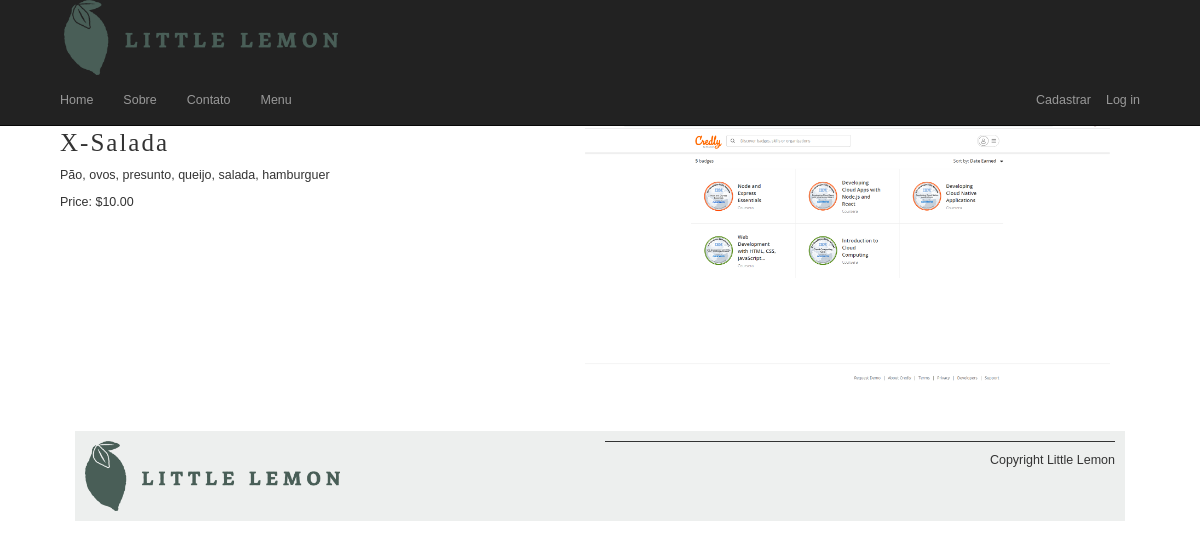
Page /app/menu_item/1/ on the committed database.
### app/models.py (models this page shows, shortened)
class Menu(models.Model):
    id = models.BigAutoField(primary_key=True)  # Definindo a chave primária explicitamente
    name = models.CharField(max_length=200)
    price = models.IntegerField(null=False)
    image = models.ImageField(upload_to='media/cardapio_images/', null=True, blank=True)
    menu_item_description = models.TextField(max_length=1000, default='')

### app/views.py (the view)
# urls.py: path('menu_item/<int:pk>/', views.display_menu_item, name="menu_item"),
def display_menu_item(request, pk=None):
    if pk:
        menu_item = Menu.objects.get(pk=pk)
    else:
        menu_item = ""
    return render(request, 'app/menu_item.html', {"menu_item": menu_item})

### app/templates/app/menu_item.html (shortened to what this page needs)
{% extends "app/layout.html" %}
{% load static %}
{% block content %}
<div>
   <section>
      <article>
         <h1>Menu item</h1>
         <span>
            <a href="{% url 'home' %}">Home</a> /
            <a href="{% url 'menu' %}">Menu</a>/
         </span>
         <div class="row">
            <div class="column">
               <h2>{{ menu_item.name }}</h2>
               <p>{{ menu_item.menu_item_description }}</p>
               <p>Price: ${{ menu_item.price }}.00</p>
            </div>
            <div class="column">
               {% if menu_item.image %}
               <img src="{{ menu_item.image.url }}" alt="{{ menu_item.name }}" style="width: 100%;">
               {% else %}
               <img src="{% static 'app/img/olho.jpg' %}" alt="Default Image" style="width: 100%;">
               {% endif %}
           </div>
         </div>
      </article>
   </section>
</div>
{% endblock %}

### app/static/app/content/site.css (style rules this page uses)
body { font-family: 'Karla', sans-serif; margin-top: 3rem; margin-bottom: 3rem; margin-left: 5%; margin-right: 5%; }
h1, h2, h3, h4, h5, h6 { font-family: 'Markazi Text', serif; letter-spacing: 2px;; }
h1 { font-size: 4rem; margin-top: 1.5rem; margin-bottom: 0; }
h2 { font-size: 2.5rem; color: #333333; margin:1rem 0; }
p, ul { font-size: 1.25rem;; }
a { color: #4d55e6; text-decoration: none; }
section { display: flex; gap: 2rem 1rem; margin-top: 1rem; margin-bottom: 1rem; flex-direction: row; }
article { flex:1; }
article img { max-width: 100%; }
.row { display: flex; flex-direction: row; width: 100%; padding-bottom: 1rem; }
.column { flex-basis: 50%; margin-bottom: 1rem; padding-bottom: 1rem; }

### rows in the picture
Menu: name "X-Salada", menu_item_description "Pão, ovos, presunto, queijo, salada, hamburguer", price "10", image (picture)
